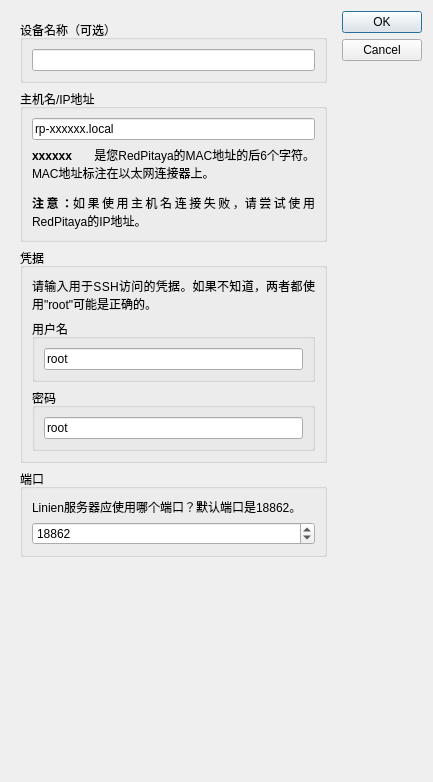
<?xml version="1.0" encoding="UTF-8"?>
<ui version="4.0">
 <class>NewDeviceDialog</class>
 <widget class="QDialog" name="NewDeviceDialog">
  <property name="geometry">
   <rect>
    <x>0</x>
    <y>0</y>
    <width>433</width>
    <height>782</height>
   </rect>
  </property>
  <property name="windowTitle">
   <string>Dialog</string>
  </property>
  <layout class="QHBoxLayout" name="horizontalLayout">
   <item>
    <widget class="QWidget" name="newDeviceDialogCenter" native="true">
     <layout class="QHBoxLayout" name="horizontalLayout_3">
      <item>
       <layout class="QVBoxLayout" name="verticalLayout">
        <item>
         <widget class="QGroupBox" name="groupBox_4">
          <property name="sizePolicy">
           <sizepolicy hsizetype="Preferred" vsizetype="Maximum">
            <horstretch>0</horstretch>
            <verstretch>0</verstretch>
           </sizepolicy>
          </property>
          <property name="title">
           <string>设备名称（可选）</string>
          </property>
          <layout class="QVBoxLayout" name="verticalLayout_5">
           <item>
            <widget class="QLineEdit" name="deviceName"/>
           </item>
          </layout>
         </widget>
        </item>
        <item>
         <widget class="QGroupBox" name="groupBox">
          <property name="sizePolicy">
           <sizepolicy hsizetype="Preferred" vsizetype="Maximum">
            <horstretch>0</horstretch>
            <verstretch>0</verstretch>
           </sizepolicy>
          </property>
          <property name="title">
           <string>主机名/IP地址</string>
          </property>
          <layout class="QVBoxLayout" name="verticalLayout_2">
           <item>
            <widget class="QLineEdit" name="host">
             <property name="text">
              <string>rp-xxxxxx.local</string>
             </property>
            </widget>
           </item>
           <item>
            <widget class="QLabel" name="explainHostLabel">
             <property name="text">
              <string>&lt;html&gt;&lt;head/&gt;&lt;body&gt;&lt;p&gt;&lt;span style=&quot; font-weight:600;&quot;&gt;xxxxxx&lt;/span&gt; 是您RedPitaya的MAC地址的后6个字符。MAC地址标注在以太网连接器上。&lt;/p&gt;&lt;p&gt;&lt;span style=&quot; font-weight:600;&quot;&gt;注意：&lt;/span&gt;如果使用主机名连接失败，请尝试使用RedPitaya的IP地址。&lt;/p&gt;&lt;/body&gt;&lt;/html&gt;</string>
             </property>
             <property name="alignment">
              <set>Qt::AlignJustify|Qt::AlignVCenter</set>
             </property>
             <property name="wordWrap">
              <bool>true</bool>
             </property>
            </widget>
           </item>
          </layout>
         </widget>
        </item>
        <item>
         <widget class="QGroupBox" name="groupBox_6">
          <property name="sizePolicy">
           <sizepolicy hsizetype="Preferred" vsizetype="Maximum">
            <horstretch>0</horstretch>
            <verstretch>0</verstretch>
           </sizepolicy>
          </property>
          <property name="title">
           <string>凭据</string>
          </property>
          <layout class="QVBoxLayout" name="verticalLayout_7">
           <item>
            <widget class="QLabel" name="label">
             <property name="text">
              <string>请输入用于SSH访问的凭据。如果不知道，两者都使用"root"可能是正确的。</string>
             </property>
             <property name="alignment">
              <set>Qt::AlignJustify|Qt::AlignVCenter</set>
             </property>
             <property name="wordWrap">
              <bool>true</bool>
             </property>
            </widget>
           </item>
           <item>
            <widget class="QGroupBox" name="groupBox_2">
             <property name="sizePolicy">
              <sizepolicy hsizetype="Preferred" vsizetype="Maximum">
               <horstretch>0</horstretch>
               <verstretch>0</verstretch>
              </sizepolicy>
             </property>
             <property name="title">
              <string>用户名</string>
             </property>
             <layout class="QVBoxLayout" name="verticalLayout_3">
              <item>
               <widget class="QLineEdit" name="username">
                <property name="text">
                 <string>root</string>
                </property>
               </widget>
              </item>
             </layout>
            </widget>
           </item>
           <item>
            <widget class="QGroupBox" name="groupBox_3">
             <property name="title">
              <string>密码</string>
             </property>
             <layout class="QVBoxLayout" name="verticalLayout_4">
              <item>
               <widget class="QLineEdit" name="password">
                <property name="sizePolicy">
                 <sizepolicy hsizetype="Expanding" vsizetype="Fixed">
                  <horstretch>0</horstretch>
                  <verstretch>0</verstretch>
                 </sizepolicy>
                </property>
                <property name="text">
                 <string>root</string>
                </property>
               </widget>
              </item>
             </layout>
            </widget>
           </item>
          </layout>
         </widget>
        </item>
        <item>
         <widget class="QGroupBox" name="groupBox_5">
          <property name="sizePolicy">
           <sizepolicy hsizetype="Preferred" vsizetype="Maximum">
            <horstretch>0</horstretch>
            <verstretch>0</verstretch>
           </sizepolicy>
          </property>
          <property name="title">
           <string>端口</string>
          </property>
          <layout class="QVBoxLayout" name="verticalLayout_6">
           <item>
            <widget class="QLabel" name="label_2">
             <property name="text">
              <string>Linien服务器应使用哪个端口？默认端口是18862。</string>
             </property>
             <property name="wordWrap">
              <bool>true</bool>
             </property>
            </widget>
           </item>
           <item>
            <widget class="QSpinBox" name="port">
             <property name="minimum">
              <number>1025</number>
             </property>
             <property name="maximum">
              <number>65535</number>
             </property>
             <property name="value">
              <number>18862</number>
             </property>
            </widget>
           </item>
          </layout>
         </widget>
        </item>
        <item>
         <spacer name="verticalSpacer">
          <property name="orientation">
           <enum>Qt::Vertical</enum>
          </property>
          <property name="sizeHint" stdset="0">
           <size>
            <width>20</width>
            <height>40</height>
           </size>
          </property>
         </spacer>
        </item>
       </layout>
      </item>
     </layout>
    </widget>
   </item>
   <item>
    <widget class="QDialogButtonBox" name="buttonBox">
     <property name="autoFillBackground">
      <bool>false</bool>
     </property>
     <property name="styleSheet">
      <string notr="true"/>
     </property>
     <property name="orientation">
      <enum>Qt::Vertical</enum>
     </property>
     <property name="standardButtons">
      <set>QDialogButtonBox::Cancel|QDialogButtonBox::Ok</set>
     </property>
    </widget>
   </item>
  </layout>
 </widget>
 <resources/>
 <connections>
  <connection>
   <sender>buttonBox</sender>
   <signal>accepted()</signal>
   <receiver>NewDeviceDialog</receiver>
   <slot>accept()</slot>
   <hints>
    <hint type="sourcelabel">
     <x>248</x>
     <y>254</y>
    </hint>
    <hint type="destinationlabel">
     <x>157</x>
     <y>274</y>
    </hint>
   </hints>
  </connection>
  <connection>
   <sender>buttonBox</sender>
   <signal>rejected()</signal>
   <receiver>NewDeviceDialog</receiver>
   <slot>reject()</slot>
   <hints>
    <hint type="sourcelabel">
     <x>316</x>
     <y>260</y>
    </hint>
    <hint type="destinationlabel">
     <x>286</x>
     <y>274</y>
    </hint>
   </hints>
  </connection>
  <connection>
   <sender>buttonBox</sender>
   <signal>accepted()</signal>
   <receiver>NewDeviceDialog</receiver>
   <slot>add_new_device()</slot>
   <hints>
    <hint type="sourcelabel">
     <x>264</x>
     <y>102</y>
    </hint>
    <hint type="destinationlabel">
     <x>158</x>
     <y>171</y>
    </hint>
   </hints>
  </connection>
 </connections>
 <slots>
  <slot>add_new_device()</slot>
  <slot>slot2()</slot>
 </slots>
</ui>
